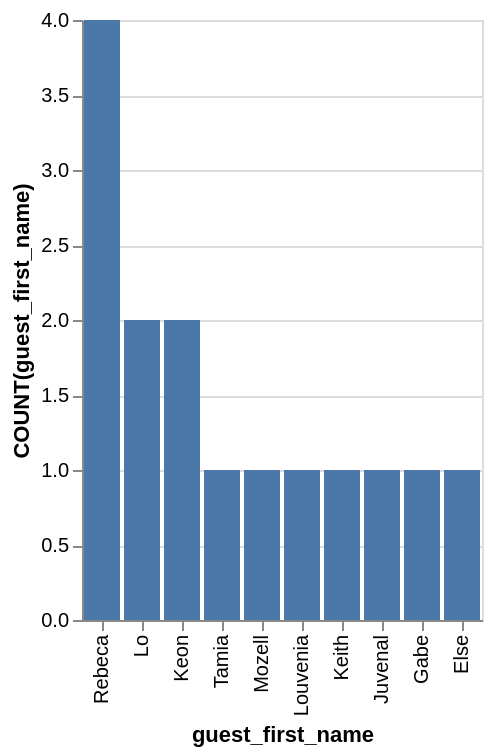

Vega-Lite specification stored for this chart:
### Vega-Lite specification from a JSON file in a GitHub repository (floating-point values rounded to 4 significant figures)
{"data": {"values": [{"x_data": "Rebeca", "y_data": 4}, {"x_data": "Lo", "y_data": 2}, {"x_data": "Keon", "y_data": 2}, {"x_data": "Tamia", "y_data": 1}, {"x_data": "Mozell", "y_data": 1}, {"x_data": "Louvenia", "y_data": 1}, {"x_data": "Keith", "y_data": 1}, {"x_data": "Juvenal", "y_data": 1}, {"x_data": "Gabe", "y_data": 1}, {"x_data": "Else", "y_data": 1}]}, "mark": "bar", "encoding": {"x": {"field": "x_data", "type": "nominal", "title": "guest_first_name", "sort": {"op": "sum", "field": "y_data", "order": "descending"}}, "y": {"field": "y_data", "type": "quantitative", "title": "COUNT(guest_first_name)"}}}
